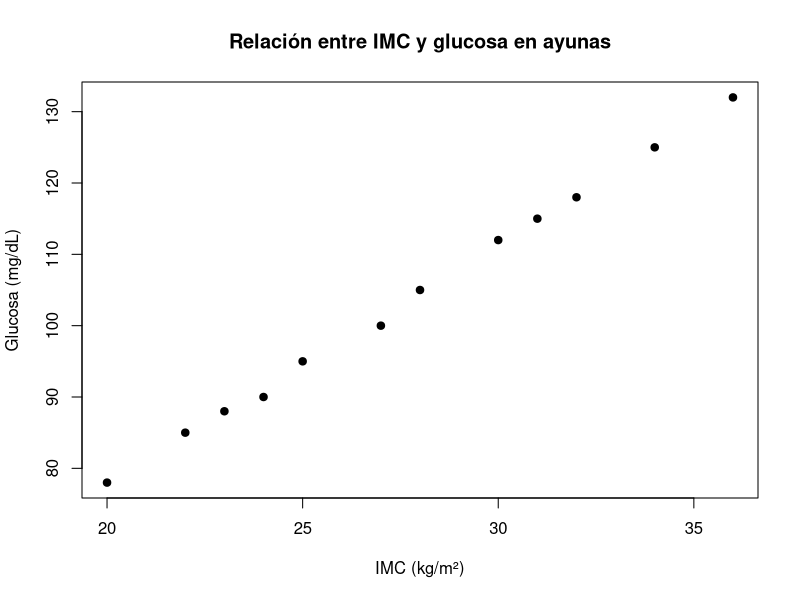

The R source for this figure:
## ---- chunk 1
IMC <- c(20,22,23,24,25,27,28,30,31,32,34,36)
glucosa <- c(78,85,88,90,95,100,105,112,115,118,125,132)

datos <- data.frame(IMC, glucosa)
modelo <- lm(glucosa ~ IMC, data = datos)
summary(modelo)
plot(IMC, glucosa,
     main = "Relación entre IMC y glucosa en ayunas",
     xlab = "IMC (kg/m²)",
     ylab = "Glucosa (mg/dL)",
     pch = 19)

## ---- chunk 2
modelo <- lm(glucosa ~ IMC, data = datos)
summary(modelo)

